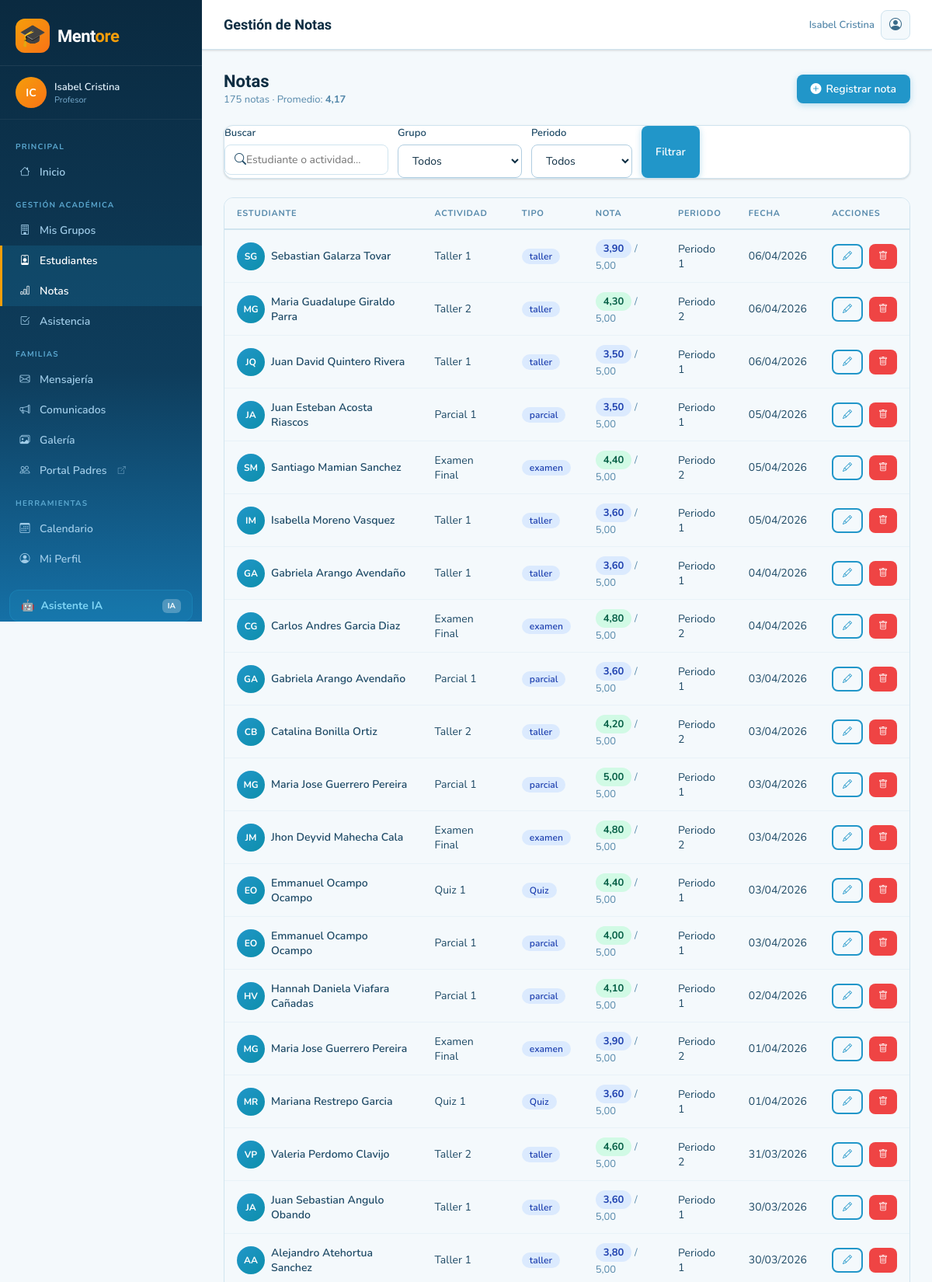
Page /grades/ (signed in, upper part) on the committed database.
### grades/models.py (models this page shows, shortened)
class Grade(models.Model):
    GRADE_TYPES = [
        ('exam', 'Examen'),
        ('quiz', 'Quiz'),
        ('homework', 'Tarea'),
        ('project', 'Proyecto'),
        ('participation', 'Participación'),
        ('activity', 'Actividad'),
        ('other', 'Otro'),
    ]
    student = models.ForeignKey(Student, on_delete=models.CASCADE, related_name='grades')
    activity_name = models.CharField(max_length=200, verbose_name='Nombre de la actividad')
    grade_type = models.CharField(max_length=20, choices=GRADE_TYPES, default='activity', verbose_name='Tipo')
    score = models.DecimalField(max_digits=4, decimal_places=2, verbose_name='Nota')
    max_score = models.DecimalField(max_digits=4, decimal_places=2, default=5.0, verbose_name='Nota máxima')
    period = models.CharField(max_length=50, blank=True, verbose_name='Periodo')
    date = models.DateField(verbose_name='Fecha')
    observations = models.TextField(blank=True, verbose_name='Observaciones')
    created_at = models.DateTimeField(auto_now_add=True)
    class Meta:
        ordering = ['-date']
        verbose_name = 'Nota'
        verbose_name_plural = 'Notas'

### students/models.py (models this page shows, shortened)
class Student(models.Model):
    GENDER_CHOICES = [('M', 'Masculino'), ('F', 'Femenino'), ('O', 'Otro')]
    teacher = models.ForeignKey(User, on_delete=models.CASCADE, related_name='students')
    classroom = models.ForeignKey(Classroom, on_delete=models.SET_NULL, null=True, blank=True, related_name='students')
    first_name = models.CharField(max_length=80, verbose_name='Nombre')
    last_name = models.CharField(max_length=80, verbose_name='Apellido')
    document_id = models.CharField(max_length=30, blank=True, verbose_name='Documento de identidad')
    email = models.EmailField(blank=True, verbose_name='Correo')
    parent_email = models.EmailField(blank=True, verbose_name='Correo del padre/madre')
    parent_name = models.CharField(max_length=120, blank=True, verbose_name='Nombre del acudiente')
    parent_phone = models.CharField(max_length=30, blank=True, verbose_name='Teléfono del acudiente')
    date_of_birth = models.DateField(null=True, blank=True, verbose_name='Fecha de nacimiento')
    gender = models.CharField(max_length=1, choices=GENDER_CHOICES, blank=True)
    notes = models.TextField(blank=True, verbose_name='Observaciones')
    photo = models.ImageField(upload_to='students/', blank=True, null=True)
    active = models.BooleanField(default=True)
    created_at = models.DateTimeField(auto_now_add=True)
    class Meta:
        ordering = ['last_name', 'first_name']
        verbose_name = 'Estudiante'
        verbose_name_plural = 'Estudiantes'
    def get_full_name(self):
        return f"{self.first_name} {self.last_name}"
    def initials(self):
        return f"{self.first_name[0]}{self.last_name[0]}".upper()

### grades/views.py (the view)
# urls.py: path('', views.grade_list, name='list'),
@login_required
def grade_list(request):
    query = request.GET.get('q', '')
    period = request.GET.get('period', '')
    classroom_id = request.GET.get('classroom', '')
    grades = Grade.objects.filter(student__teacher=request.user)
    if query:
        grades = grades.filter(
            Q(student__first_name__icontains=query) |
            Q(student__last_name__icontains=query) |
            Q(activity_name__icontains=query)
        )
    if period:
        grades = grades.filter(period__icontains=period)
    if classroom_id:
        grades = grades.filter(student__classroom_id=classroom_id)
    avg = grades.aggregate(Avg('score'))['score__avg'] or 0
    classrooms = Classroom.objects.filter(teacher=request.user)
    periods = Grade.objects.filter(student__teacher=request.user).values_list('period', flat=True).distinct()
    return render(request, 'grades/grade_list.html', {
        'grades': grades,
        'avg': round(avg, 2),
        'classrooms': classrooms,
        'periods': [p for p in periods if p],
        'query': query,
        'selected_period': period,
        'selected_classroom': classroom_id,
    })

### templates/grades/grade_list.html (shortened to what this page needs)
{% extends 'base/layout.html' %}
{% block page_title %}Gestión de Notas{% endblock %}
{% block content %}
<div class="page-header">
  <div class="page-header-left">
    <h1>Notas</h1>
    <p>{{ grades.count }} nota{{ grades.count|pluralize:",s" }} · Promedio: <strong>{{ avg }}</strong></p>
  </div>
  <a href="{% url 'grades:create' %}" class="btn-primary">
    <i class="bi bi-plus-circle-fill"></i> Registrar nota
  </a>
</div>
<div class="card mb-4">
  <form method="get" class="d-flex gap-3 flex-wrap align-items-end">
    <div>
      <label class="form-label">Buscar</label>
      <div class="search-bar">
        <span class="search-icon"><i class="bi bi-search"></i></span>
        <input type="text" name="q" value="{{ query }}" placeholder="Estudiante o actividad...">
      </div>
    </div>
    {% if classrooms %}
    <div>
      <label class="form-label">Grupo</label>
      <select name="classroom" class="form-control" style="min-width:160px;">
        <option value="">Todos</option>
      </select>
    </div>
    {% endif %}
    {% if periods %}
    <div>
      <label class="form-label">Periodo</label>
      <select name="period" class="form-control" style="min-width:130px;">
        <option value="">Todos</option>
      </select>
    </div>
    {% endif %}
    <button type="submit" class="btn-primary">Filtrar</button>
  </form>
</div>
{% if grades %}
<div class="table-wrapper">
  <table class="mentore-table">
    <thead>
      <tr>
        <th>Estudiante</th>
        <th>Actividad</th>
        <th>Tipo</th>
        <th>Nota</th>
        <th>Periodo</th>
        <th>Fecha</th>
        <th>Acciones</th>
      </tr>
    </thead>
    <tbody>
      {% for grade in grades %}
      <tr>
        <td>
          <div class="d-flex align-items-center gap-2">
            <div class="avatar avatar-sm">{{ grade.student.initials }}</div>
            <span style="font-weight:600;">{{ grade.student.get_full_name }}</span>
          </div>
        </td>
        <td>{{ grade.activity_name }}</td>
        <td><span class="badge badge-blue">{{ grade.get_grade_type_display }}</span></td>
        <td>
          <span class="grade-pill {% if grade.score >= 4 %}grade-a{% elif grade.score >= 3 %}grade-b{% elif grade.score >= 2.5 %}grade-c{% else %}grade-d{% endif %}">
            {{ grade.score }}
          </span>
          <span class="text-muted">/ {{ grade.max_score }}</span>
        </td>
        <td>{{ grade.period|default:"—" }}</td>
        <td>{{ grade.date|date:"d/m/Y" }}</td>
        <td>
          <div class="d-flex gap-2">
            <a href="{% url 'grades:edit' grade.pk %}" class="btn-outline btn-sm">
              <i class="bi bi-pencil"></i>
            </a>
            <button type="button" class="btn-danger btn-sm"
              onclick="abrirModal('{{ grade.pk }}', '{{ grade.activity_name }} — {{ grade.student.get_full_name }}')">
              <i class="bi bi-trash"></i>
            </button>
          </div>
        </td>
      </tr>
      {% endfor %}
    </tbody>
  </table>
</div>
{% endif %}
{% endblock %}

### templates/base/layout.html (shortened to what this page needs)
{% load static %}
<!DOCTYPE html>
<html lang="es">
<head>
  <link rel="stylesheet" href="https://cdnjs.cloudflare.com/ajax/libs/bootstrap-icons/1.11.3/font/bootstrap-icons.min.css">
  <link rel="stylesheet" href="{% static 'css/mentore.css' %}">
</head>
<body>
<aside class="sidebar">
  <a href="{% url 'students:dashboard' %}" class="sidebar-brand">
    <div class="sidebar-brand-icon">🎓</div>
    <span class="sidebar-brand-name">Ment<span>ore</span></span>
  </a>
  {% if user.is_authenticated %}
  <div class="sidebar-user-block">
    <div class="sidebar-user-avatar">{{ user.first_name|first|upper }}{{ user.last_name|first|upper }}</div>
    <div>
      <div class="sidebar-user-name">{{ user.get_full_name|default:user.username }}</div>
      <div class="sidebar-user-role">Profesor</div>
    </div>
  </div>
  {% endif %}
  <ul class="sidebar-nav">
    <li class="sidebar-section-label">Principal</li>
    <li class="nav-item {% if request.resolver_match.url_name == 'dashboard' %}active{% endif %}">
      <a href="{% url 'students:dashboard' %}" class="sidebar-link {% if request.resolver_match.url_name == 'dashboard' %}active{% endif %}">
        <i class="bi bi-house nav-icon"></i> Inicio
      </a>
    </li>
    <li class="sidebar-section-label">Gestión Académica</li>
    <li>
      <a href="{% url 'students:classrooms' %}" class="sidebar-link {% if 'classroom' in request.resolver_match.url_name|default:'' %}active{% endif %}">
        <i class="bi bi-building nav-icon"></i> Mis Grupos
      </a>
    </li>
    <li>
      <a href="{% url 'students:list' %}" class="sidebar-link {% if request.resolver_match.url_name in 'list,create,detail,edit' %}active{% endif %}">
        <i class="bi bi-person-badge nav-icon"></i> Estudiantes
      </a>
    </li>
    <li>
      <a href="{% url 'grades:list' %}" class="sidebar-link {% if request.resolver_match.namespace == 'grades' %}active{% endif %}">
        <i class="bi bi-bar-chart nav-icon"></i> Notas
      </a>
    </li>
    <li>
      <a href="{% url 'students:attendance' %}" class="sidebar-link {% if 'attendance' in request.resolver_match.url_name|default:'' %}active{% endif %}">
        <i class="bi bi-check2-square nav-icon"></i> Asistencia
      </a>
    </li>
    <li class="sidebar-section-label">Familias</li>
    <li>
      <a href="{% url 'students:message_list' %}" class="sidebar-link {% if 'message' in request.resolver_match.url_name|default:'' %}active{% endif %}">
        <i class="bi bi-envelope nav-icon"></i> Mensajería
      </a>
    </li>
    <li>
      <a href="{% url 'students:announcement_list' %}" class="sidebar-link {% if 'announcement' in request.resolver_match.url_name|default:'' %}active{% endif %}">
        <i class="bi bi-megaphone nav-icon"></i> Comunicados
      </a>
    </li>
    <li>
      <a href="{% url 'gallery:list' %}" class="sidebar-link {% if request.resolver_match.namespace == 'gallery' %}active{% endif %}">
        <i class="bi bi-images nav-icon"></i> Galería
      </a>
    </li>
    <li>
      <a href="/padres/" class="sidebar-link" target="_blank">
        <i class="bi bi-people nav-icon"></i> Portal Padres <i class="bi bi-box-arrow-up-right" style="font-size:10px;opacity:.6;margin-left:4px;"></i>
      </a>
    </li>
    <li class="sidebar-section-label">Herramientas</li>
    <li>
      <a href="{% url 'calendar_app:schedule' %}" class="sidebar-link {% if request.resolver_match.namespace == 'calendar_app' %}active{% endif %}">
        <i class="bi bi-calendar3 nav-icon"></i> Calendario
      </a>
    </li>
    <li>
      <a href="{% url 'accounts:profile' %}" class="sidebar-link {% if request.resolver_match.url_name == 'profile' %}active{% endif %}">
        <i class="bi bi-person-circle nav-icon"></i> Mi Perfil
      </a>
    </li>
  </ul>
  <a href="{% url 'ai_assistant:chat' %}" class="sidebar-ai-chip">
    🤖 <span>Asistente IA</span>
    <span class="ai-badge" style="margin-left:auto;background:rgba(255,255,255,.25);color:#fff;font-size:10px;padding:2px 7px;border-radius:6px;font-weight:700;">IA</span>
  </a>
</aside>
<div class="main-content">
  <header class="topbar">
    <h1 class="topbar-title">{% block page_title %}Dashboard{% endblock %}</h1>
    <div class="topbar-right">
      <span style="font-size:13px;color:var(--gray-500);font-weight:600;">{{ user.get_full_name|default:user.username }}</span>
      <a href="{% url 'accounts:profile' %}" class="topbar-btn" title="Mi perfil"><i class="bi bi-person-circle"></i></a>
    </div>
  </header>
  <div class="content-area">
    {% block content %}{% endblock %}
  </div>
</div>
</body>
</html>

### rows in the picture
Grade: student.initials "SG", student.get_full_name "Sebastian Galarza Tovar", activity_name "Taller 1", grade_type "taller", score "3,90", max_score "5,00", period "Periodo 1", date "06/04/2026"
Grade: student.initials "MG", student.get_full_name "Maria Guadalupe Giraldo Parra", activity_name "Taller 2", grade_type "taller", score "4,30", max_score "5,00", period "Periodo 2", date "06/04/2026"
Grade: student.initials "JQ", student.get_full_name "Juan David Quintero Rivera", activity_name "Taller 1", grade_type "taller", score "3,50", max_score "5,00", period "Periodo 1", date "06/04/2026"
Grade: student.initials "JA", student.get_full_name "Juan Esteban Acosta Riascos", activity_name "Parcial 1", grade_type "parcial", score "3,50", max_score "5,00", period "Periodo 1", date "05/04/2026"
Grade: student.initials "SM", student.get_full_name "Santiago Mamian Sanchez", activity_name "Examen Final", grade_type "examen", score "4,40", max_score "5,00", period "Periodo 2", date "05/04/2026"
Grade: student.initials "IM", student.get_full_name "Isabella Moreno Vasquez", activity_name "Taller 1", grade_type "taller", score "3,60", max_score "5,00", period "Periodo 1", date "05/04/2026"
Grade: student.initials "GA", student.get_full_name "Gabriela Arango Avendaño", activity_name "Taller 1", grade_type "taller", score "3,60", max_score "5,00", period "Periodo 1", date "04/04/2026"
Grade: student.initials "CG", student.get_full_name "Carlos Andres Garcia Diaz", activity_name "Examen Final", grade_type "examen", score "4,80", max_score "5,00", period "Periodo 2", date "04/04/2026"
Grade: student.initials "GA", student.get_full_name "Gabriela Arango Avendaño", activity_name "Parcial 1", grade_type "parcial", score "3,60", max_score "5,00", period "Periodo 1", date "03/04/2026"
Grade: student.initials "CB", student.get_full_name "Catalina Bonilla Ortiz", activity_name "Taller 2", grade_type "taller", score "4,20", max_score "5,00", period "Periodo 2", date "03/04/2026"
Grade: student.initials "MG", student.get_full_name "Maria Jose Guerrero Pereira", activity_name "Parcial 1", grade_type "parcial", score "5,00", max_score "5,00", period "Periodo 1", date "03/04/2026"
Grade: student.initials "JM", student.get_full_name "Jhon Deyvid Mahecha Cala", activity_name "Examen Final", grade_type "examen", score "4,80", max_score "5,00", period "Periodo 2", date "03/04/2026"
Grade: student.initials "EO", student.get_full_name "Emmanuel Ocampo Ocampo", activity_name "Quiz 1", grade_type "Quiz", score "4,40", max_score "5,00", period "Periodo 1", date "03/04/2026"
Grade: student.initials "EO", student.get_full_name "Emmanuel Ocampo Ocampo", activity_name "Parcial 1", grade_type "parcial", score "4,00", max_score "5,00", period "Periodo 1", date "03/04/2026"
Grade: student.initials "HV", student.get_full_name "Hannah Daniela Viafara Cañadas", activity_name "Parcial 1", grade_type "parcial", score "4,10", max_score "5,00", period "Periodo 1", date "02/04/2026"
Grade: student.initials "MG", student.get_full_name "Maria Jose Guerrero Pereira", activity_name "Examen Final", grade_type "examen", score "3,90", max_score "5,00", period "Periodo 2", date "01/04/2026"
Grade: student.initials "MR", student.get_full_name "Mariana Restrepo Garcia", activity_name "Quiz 1", grade_type "Quiz", score "3,60", max_score "5,00", period "Periodo 1", date "01/04/2026"
Grade: student.initials "VP", student.get_full_name "Valeria Perdomo Clavijo", activity_name "Taller 2", grade_type "taller", score "4,60", max_score "5,00", period "Periodo 2", date "31/03/2026"
Grade: student.initials "JA", student.get_full_name "Juan Sebastian Angulo Obando", activity_name "Taller 1", grade_type "taller", score "3,60", max_score "5,00", period "Periodo 1", date "30/03/2026"
Grade: student.initials "AA", student.get_full_name "Alejandro Atehortua Sanchez", activity_name "Taller 1", grade_type "taller", score "3,80", max_score "5,00", period "Periodo 1", date "30/03/2026"

### other values in the picture
{{ user.first_name|first|upper }} "I"
{{ user.last_name|first|upper }} "C"
{{ user.get_full_name|default:user.username }} "Isabel Cristina"
{{ grades.count }} "175"
{{ avg }} "4,17"
